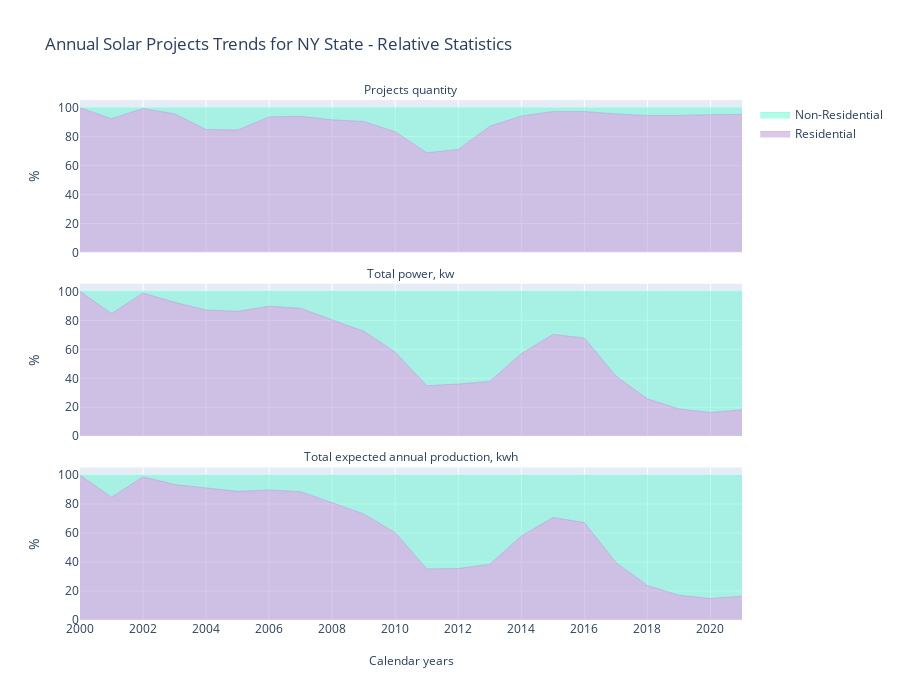

Source (notebook cell):
### Code cell
fig = make_subplots(rows=3, cols=1,
                    shared_xaxes=True,
                    subplot_titles=("Projects quantity", "Total power, kw", "Total expected annual production, kwh"), 
                    x_title='Calendar years',
                    vertical_spacing=0.06)

trace11 = go.Scatter(
    x=projects_count_power.loc[projects_count_power['sector'] == 'Non-Residential', 'calendar_year'],
    y=projects_count_power.loc[projects_count_power['sector'] == 'Non-Residential', 'projects_quantity'],
    mode='lines', 
    hoveron='points+fills',
    name='Non-Residential',
    line=dict(width=0.5, color='rgb(104, 247, 212)'),
    stackgroup='one',
    groupnorm='percent'
)

trace12 = go.Scatter(
    x=projects_count_power.loc[projects_count_power['sector'] == 'Residential', 'calendar_year'], 
    y=projects_count_power.loc[projects_count_power['sector'] == 'Residential', 'projects_quantity'],
    mode='lines', 
    hoveron='points+fills',
    name='Residential',
    line=dict(width=0.5, color='rgb(184, 147, 212)'),
    stackgroup='one',
    groupnorm='percent'
)
          
trace21 = go.Scatter(
    x=projects_count_power.loc[projects_count_power['sector'] == 'Non-Residential', 'calendar_year'],
    y=projects_count_power.loc[projects_count_power['sector'] == 'Non-Residential', 'total_power'],
    mode='lines',
    hoveron='points+fills',
    name='Non-Residential',
    showlegend=False,
    line=dict(width=0.5, color='rgb(104, 247, 212)'),
    stackgroup='one',
    groupnorm='percent'
)

trace22 = go.Scatter(
    x=projects_count_power.loc[projects_count_power['sector'] == 'Residential', 'calendar_year'], 
    y=projects_count_power.loc[projects_count_power['sector'] == 'Residential', 'total_power'],
    mode='lines', 
    hoveron='points+fills',
    name='Residential',
    showlegend=False,
    line=dict(width=0.5, color='rgb(184, 147, 212)'),
    stackgroup='one',
    groupnorm='percent'
)

trace31 = go.Scatter(
    x=projects_count_power.loc[projects_count_power['sector'] == 'Non-Residential', 'calendar_year'],
    y=projects_count_power.loc[projects_count_power['sector'] == 'Non-Residential', 'total_expected_annual_production'],
    mode='lines', 
    hoveron='points+fills',
    name='Non-Residential',
    showlegend=False,
    line=dict(width=0.5, color='rgb(104, 247, 212)'),
    stackgroup='one',
    groupnorm='percent'
)

trace32 = go.Scatter(
    x=projects_count_power.loc[projects_count_power['sector'] == 'Residential', 'calendar_year'], 
    y=projects_count_power.loc[projects_count_power['sector'] == 'Residential', 'total_expected_annual_production'],
    mode='lines', 
    hoveron='points+fills',
    name='Residential', 
    showlegend=False,
    line=dict(width=0.5, color='rgb(184, 147, 212)'),
    stackgroup='one',
    groupnorm='percent'
)


fig.append_trace(trace12, 1, 1)
fig.append_trace(trace11, 1, 1)
fig.append_trace(trace22, 2, 1)
fig.append_trace(trace21, 2, 1)
fig.append_trace(trace32, 3, 1)
fig.append_trace(trace31, 3, 1)


for i in [1, 2, 3]:
    fig.update_yaxes(title_text="%", dtick=20, row=i, col=1)

fig.update_xaxes(dtick=2)

fig.update_annotations(font_size=12)

fig.update_layout(height=700, title='Annual Solar Projects Trends for NY State - Relative Statistics')

fig.show();

### Figure 1 — Plotly figure (JSON) as saved in the notebook; plotly's stock layout.template omitted (floating-point values rounded to 4 significant figures)
{"data": [{"groupnorm": "percent", "hoveron": "points+fills", "line": {"color": "rgb(184, 147, 212)", "width": 0.5}, "mode": "lines", "name": "Residential", "stackgroup": "one", "type": "scatter", "x": [2000, 2001, 2002, 2003, 2004, 2005, 2006, 2007, 2008, 2009, 2010, 2011, 2012, 2013, 2014, 2015, 2016, 2017, 2018, 2019, 2020, 2021], "xaxis": "x", "y": [2, 12, 183, 178, 214, 208, 423, 612, 859, 1431, 1962, 1648, 2338, 3810, 8878, 17802, 19929, 12992, 10108, 10051, 8788, 4283], "yaxis": "y"}, {"groupnorm": "percent", "hoveron": "points+fills", "line": {"color": "rgb(104, 247, 212)", "width": 0.5}, "mode": "lines", "name": "Non-Residential", "stackgroup": "one", "type": "scatter", "x": [2001, 2002, 2003, 2004, 2005, 2006, 2007, 2008, 2009, 2010, 2011, 2012, 2013, 2014, 2015, 2016, 2017, 2018, 2019, 2020, 2021], "xaxis": "x", "y": [1, 1, 8, 38, 38, 29, 39, 79, 151, 394, 745, 948, 563, 541, 506, 549, 593, 580, 574, 447, 211], "yaxis": "y"}, {"groupnorm": "percent", "hoveron": "points+fills", "line": {"color": "rgb(184, 147, 212)", "width": 0.5}, "mode": "lines", "name": "Residential", "showlegend": false, "stackgroup": "one", "type": "scatter", "x": [2000, 2001, 2002, 2003, 2004, 2005, 2006, 2007, 2008, 2009, 2010, 2011, 2012, 2013, 2014, 2015, 2016, 2017, 2018, 2019, 2020, 2021], "xaxis": "x2", "y": [2.4, 28.18, 819.3, 914.2, 1099.0, 1258.0, 2546.0, 3414.0, 4872.0, 8738.0, 13430.0, 11060.0, 16280.0, 28210.0, 69140.0, 140600.0, 154400.0, 96180.0, 74790.0, 74630.0, 65990.0, 33510.0], "yaxis": "y2"}, {"groupnorm": "percent", "hoveron": "points+fills", "line": {"color": "rgb(104, 247, 212)", "width": 0.5}, "mode": "lines", "name": "Non-Residential", "showlegend": false, "stackgroup": "one", "type": "scatter", "x": [2001, 2002, 2003, 2004, 2005, 2006, 2007, 2008, 2009, 2010, 2011, 2012, 2013, 2014, 2015, 2016, 2017, 2018, 2019, 2020, 2021], "xaxis": "x2", "y": [5.06, 10, 74.58, 161.6, 200.4, 290.3, 451.4, 1195.0, 3305.0, 9692.0, 20640.0, 28890.0, 46300.0, 52050.0, 59510.0, 73040.0, 135100.0, 214800.0, 320700.0, 336000.0, 149900.0], "yaxis": "y2"}, {"groupnorm": "percent", "hoveron": "points+fills", "line": {"color": "rgb(184, 147, 212)", "width": 0.5}, "mode": "lines", "name": "Residential", "showlegend": false, "stackgroup": "one", "type": "scatter", "x": [2000, 2001, 2002, 2003, 2004, 2005, 2006, 2007, 2008, 2009, 2010, 2011, 2012, 2013, 2014, 2015, 2016, 2017, 2018, 2019, 2020, 2021], "xaxis": "x3", "y": [2818, 33078, 961673, 990135, 1171748, 1387747, 2891069, 3869192, 5611344, 10054438, 15330620, 12713932, 18786958, 31756643, 76302556, 155850012, 172855007, 102454951, 77781988, 78308418, 69027674, 34779698], "yaxis": "y3"}, {"groupnorm": "percent", "hoveron": "points+fills", "line": {"color": "rgb(104, 247, 212)", "width": 0.5}, "mode": "lines", "name": "Non-Residential", "showlegend": false, "stackgroup": "one", "type": "scatter", "x": [2001, 2002, 2003, 2004, 2005, 2006, 2007, 2008, 2009, 2010, 2011, 2012, 2013, 2014, 2015, 2016, 2017, 2018, 2019, 2020, 2021], "xaxis": "x3", "y": [5940, 11738, 68612, 113870, 174915, 329680, 499674, 1321091, 3681012, 10109990, 23349863, 34090250, 50836653, 55364408, 64509558, 84082729, 155606622, 249634609, 378634142, 397119256, 176296720], "yaxis": "y3"}], "layout": {"annotations": [{"font": {"size": 12}, "showarrow": false, "text": "Projects quantity", "x": 0.5, "xanchor": "center", "xref": "paper", "y": 1, "yanchor": "bottom", "yref": "paper"}, {"font": {"size": 12}, "showarrow": false, "text": "Total power, kw", "x": 0.5, "xanchor": "center", "xref": "paper", "y": 0.6467, "yanchor": "bottom", "yref": "paper"}, {"font": {"size": 12}, "showarrow": false, "text": "Total expected annual production, kwh", "x": 0.5, "xanchor": "center", "xref": "paper", "y": 0.2933, "yanchor": "bottom", "yref": "paper"}, {"font": {"size": 12}, "showarrow": false, "text": "Calendar years", "x": 0.5, "xanchor": "center", "xref": "paper", "y": 0, "yanchor": "top", "yref": "paper", "yshift": -30}], "height": 700, "title": {"text": "Annual Solar Projects Trends for NY State - Relative Statistics"}, "xaxis": {"anchor": "y", "domain": [0, 1], "dtick": 2, "matches": "x3", "showticklabels": false}, "xaxis2": {"anchor": "y2", "domain": [0, 1], "dtick": 2, "matches": "x3", "showticklabels": false}, "xaxis3": {"anchor": "y3", "domain": [0, 1], "dtick": 2}, "yaxis": {"anchor": "x", "domain": [0.7067, 1], "dtick": 20, "title": {"text": "%"}}, "yaxis2": {"anchor": "x2", "domain": [0.3533, 0.6467], "dtick": 20, "title": {"text": "%"}}, "yaxis3": {"anchor": "x3", "domain": [0, 0.2933], "dtick": 20, "title": {"text": "%"}}}}
